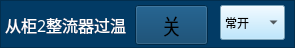
   <widget class="QFrame" name="frame_18">
    <property name="geometry">
     <rect>
      <x>620</x>
      <y>167</y>
      <width>295</width>
      <height>48</height>
     </rect>
    </property>
    <property name="styleSheet">
     <string notr="true">background-color: rgb(2, 59, 101);</string>
    </property>
    <property name="frameShape">
     <enum>QFrame::StyledPanel</enum>
    </property>
    <property name="frameShadow">
     <enum>QFrame::Raised</enum>
    </property>
    <widget class="QToolButton" name="toolButton_c2zlqgw">
     <property name="geometry">
      <rect>
       <x>135</x>
       <y>5</y>
       <width>73</width>
       <height>40</height>
      </rect>
     </property>
     <property name="font">
      <font>
       <family>微软雅黑</family>
       <pointsize>16</pointsize>
      </font>
     </property>
     <property name="text">
      <string>关</string>
     </property>
     <property name="icon">
      <iconset>
       <normaloff>yb_on.png</normaloff>yb_on.png</iconset>
     </property>
     <property name="iconSize">
      <size>
       <width>66</width>
       <height>48</height>
      </size>
     </property>
    </widget>
    <widget class="QLabel" name="label_35">
     <property name="geometry">
      <rect>
       <x>5</x>
       <y>10</y>
       <width>121</width>
       <height>30</height>
      </rect>
     </property>
     <property name="font">
      <font>
       <family>微软雅黑</family>
       <pointsize>12</pointsize>
      </font>
     </property>
     <property name="styleSheet">
      <string notr="true">color: rgb(255, 255, 255);</string>
     </property>
     <property name="text">
      <string>从柜2整流器过温</string>
     </property>
    </widget>
    <widget class="QComboBox" name="comboBox_c2zlqgw">
     <property name="geometry">
      <rect>
       <x>220</x>
       <y>5</y>
       <width>65</width>
       <height>35</height>
      </rect>
     </property>
     <property name="styleSheet">
      <string notr="true">background-color: rgb(170, 225, 255);</string>
     </property>
     <item>
      <property name="text">
       <string>常开</string>
      </property>
     </item>
     <item>
      <property name="text">
       <string>常闭</string>
      </property>
     </item>
    </widget>
   </widget>
